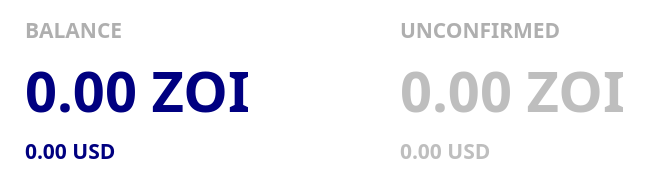
           <widget class="QFrame" name="balance_frame">
            <property name="enabled">
             <bool>true</bool>
            </property>
            <property name="palette">
             <palette>
              <active>
               <colorrole role="Button">
                <brush brushstyle="SolidPattern">
                 <color alpha="255">
                  <red>255</red>
                  <green>255</green>
                  <blue>255</blue>
                 </color>
                </brush>
               </colorrole>
               <colorrole role="Base">
                <brush brushstyle="SolidPattern">
                 <color alpha="255">
                  <red>255</red>
                  <green>255</green>
                  <blue>255</blue>
                 </color>
                </brush>
               </colorrole>
               <colorrole role="Window">
                <brush brushstyle="SolidPattern">
                 <color alpha="255">
                  <red>255</red>
                  <green>255</green>
                  <blue>255</blue>
                 </color>
                </brush>
               </colorrole>
              </active>
              <inactive>
               <colorrole role="Button">
                <brush brushstyle="SolidPattern">
                 <color alpha="255">
                  <red>255</red>
                  <green>255</green>
                  <blue>255</blue>
                 </color>
                </brush>
               </colorrole>
               <colorrole role="Base">
                <brush brushstyle="SolidPattern">
                 <color alpha="255">
                  <red>255</red>
                  <green>255</green>
                  <blue>255</blue>
                 </color>
                </brush>
               </colorrole>
               <colorrole role="Window">
                <brush brushstyle="SolidPattern">
                 <color alpha="255">
                  <red>255</red>
                  <green>255</green>
                  <blue>255</blue>
                 </color>
                </brush>
               </colorrole>
              </inactive>
              <disabled>
               <colorrole role="Button">
                <brush brushstyle="SolidPattern">
                 <color alpha="255">
                  <red>255</red>
                  <green>255</green>
                  <blue>255</blue>
                 </color>
                </brush>
               </colorrole>
               <colorrole role="Base">
                <brush brushstyle="SolidPattern">
                 <color alpha="255">
                  <red>255</red>
                  <green>255</green>
                  <blue>255</blue>
                 </color>
                </brush>
               </colorrole>
               <colorrole role="Window">
                <brush brushstyle="SolidPattern">
                 <color alpha="255">
                  <red>255</red>
                  <green>255</green>
                  <blue>255</blue>
                 </color>
                </brush>
               </colorrole>
              </disabled>
             </palette>
            </property>
            <property name="contextMenuPolicy">
             <enum>Qt::DefaultContextMenu</enum>
            </property>
            <property name="styleSheet">
             <string notr="true">background-color: rgb(255, 255, 255);
border:0;</string>
            </property>
            <property name="frameShape">
             <enum>QFrame::StyledPanel</enum>
            </property>
            <property name="frameShadow">
             <enum>QFrame::Plain</enum>
            </property>
            <property name="lineWidth">
             <number>1</number>
            </property>
            <layout class="QGridLayout" name="gridLayout">
             <property name="sizeConstraint">
              <enum>QLayout::SetDefaultConstraint</enum>
             </property>
             <property name="leftMargin">
              <number>25</number>
             </property>
             <property name="topMargin">
              <number>15</number>
             </property>
             <property name="rightMargin">
              <number>0</number>
             </property>
             <property name="bottomMargin">
              <number>15</number>
             </property>
             <property name="horizontalSpacing">
              <number>150</number>
             </property>
             <property name="verticalSpacing">
              <number>7</number>
             </property>
             <item row="0" column="1">
              <widget class="QLabel" name="label_3">
               <property name="enabled">
                <bool>false</bool>
               </property>
               <property name="sizePolicy">
                <sizepolicy hsizetype="Preferred" vsizetype="Preferred">
                 <horstretch>0</horstretch>
                 <verstretch>0</verstretch>
                </sizepolicy>
               </property>
               <property name="font">
                <font>
                 <family>ZoinSemiBold</family>
                 <pointsize>16</pointsize>
                 <weight>75</weight>
                 <bold>true</bold>
                </font>
               </property>
               <property name="layoutDirection">
                <enum>Qt::LeftToRight</enum>
               </property>
               <property name="autoFillBackground">
                <bool>false</bool>
               </property>
               <property name="styleSheet">
                <string notr="true">color: rgb(175, 175, 175);</string>
               </property>
               <property name="text">
                <string>UNCONFIRMED</string>
               </property>
               <property name="alignment">
                <set>Qt::AlignLeading|Qt::AlignLeft|Qt::AlignVCenter</set>
               </property>
               <property name="indent">
                <number>-1</number>
               </property>
               <property name="textInteractionFlags">
                <set>Qt::NoTextInteraction</set>
               </property>
              </widget>
             </item>
             <item row="1" column="1">
              <widget class="QLabel" name="labelUnconfirmed">
               <property name="enabled">
                <bool>false</bool>
               </property>
               <property name="sizePolicy">
                <sizepolicy hsizetype="Preferred" vsizetype="Preferred">
                 <horstretch>0</horstretch>
                 <verstretch>0</verstretch>
                </sizepolicy>
               </property>
               <property name="font">
                <font>
                 <family>Source Sans Pro</family>
                 <pointsize>42</pointsize>
                 <weight>75</weight>
                 <bold>true</bold>
                </font>
               </property>
               <property name="cursor">
                <cursorShape>IBeamCursor</cursorShape>
               </property>
               <property name="toolTip">
                <string>Total of transactions that have yet to be confirmed, and do not yet count toward the current balance</string>
               </property>
               <property name="layoutDirection">
                <enum>Qt::LeftToRight</enum>
               </property>
               <property name="styleSheet">
                <string notr="true"/>
               </property>
               <property name="text">
                <string notr="true">0.00 ZOI</string>
               </property>
               <property name="alignment">
                <set>Qt::AlignLeading|Qt::AlignLeft|Qt::AlignVCenter</set>
               </property>
               <property name="textInteractionFlags">
                <set>Qt::NoTextInteraction</set>
               </property>
              </widget>
             </item>
             <item row="2" column="1">
              <widget class="QLabel" name="labelUnconfirmedUSD">
               <property name="enabled">
                <bool>false</bool>
               </property>
               <property name="font">
                <font>
                 <family>Source Sans Pro</family>
                 <pointsize>16</pointsize>
                 <weight>75</weight>
                 <bold>true</bold>
                </font>
               </property>
               <property name="text">
                <string>0.00 USD</string>
               </property>
               <property name="textInteractionFlags">
                <set>Qt::NoTextInteraction</set>
               </property>
              </widget>
             </item>
             <item row="2" column="0">
              <widget class="QLabel" name="labelBalanceUSD">
               <property name="palette">
                <palette>
                 <active>
                  <colorrole role="WindowText">
                   <brush brushstyle="SolidPattern">
                    <color alpha="255">
                     <red>0</red>
                     <green>0</green>
                     <blue>128</blue>
                    </color>
                   </brush>
                  </colorrole>
                  <colorrole role="Button">
                   <brush brushstyle="SolidPattern">
                    <color alpha="255">
                     <red>255</red>
                     <green>255</green>
                     <blue>255</blue>
                    </color>
                   </brush>
                  </colorrole>
                  <colorrole role="Text">
                   <brush brushstyle="SolidPattern">
                    <color alpha="255">
                     <red>0</red>
                     <green>0</green>
                     <blue>128</blue>
                    </color>
                   </brush>
                  </colorrole>
                  <colorrole role="ButtonText">
                   <brush brushstyle="SolidPattern">
                    <color alpha="255">
                     <red>0</red>
                     <green>0</green>
                     <blue>128</blue>
                    </color>
                   </brush>
                  </colorrole>
                  <colorrole role="Base">
                   <brush brushstyle="SolidPattern">
                    <color alpha="255">
                     <red>255</red>
                     <green>255</green>
                     <blue>255</blue>
                    </color>
                   </brush>
                  </colorrole>
                  <colorrole role="Window">
                   <brush brushstyle="SolidPattern">
                    <color alpha="255">
                     <red>255</red>
                     <green>255</green>
                     <blue>255</blue>
                    </color>
                   </brush>
                  </colorrole>
                 </active>
                 <inactive>
                  <colorrole role="WindowText">
                   <brush brushstyle="SolidPattern">
                    <color alpha="255">
                     <red>0</red>
                     <green>0</green>
                     <blue>128</blue>
                    </color>
                   </brush>
                  </colorrole>
                  <colorrole role="Button">
                   <brush brushstyle="SolidPattern">
                    <color alpha="255">
                     <red>255</red>
                     <green>255</green>
                     <blue>255</blue>
                    </color>
                   </brush>
                  </colorrole>
                  <colorrole role="Text">
                   <brush brushstyle="SolidPattern">
                    <color alpha="255">
                     <red>0</red>
                     <green>0</green>
                     <blue>128</blue>
                    </color>
                   </brush>
                  </colorrole>
                  <colorrole role="ButtonText">
                   <brush brushstyle="SolidPattern">
                    <color alpha="255">
                     <red>0</red>
                     <green>0</green>
                     <blue>128</blue>
                    </color>
                   </brush>
                  </colorrole>
                  <colorrole role="Base">
                   <brush brushstyle="SolidPattern">
                    <color alpha="255">
                     <red>255</red>
                     <green>255</green>
                     <blue>255</blue>
                    </color>
                   </brush>
                  </colorrole>
                  <colorrole role="Window">
                   <brush brushstyle="SolidPattern">
                    <color alpha="255">
                     <red>255</red>
                     <green>255</green>
                     <blue>255</blue>
                    </color>
                   </brush>
                  </colorrole>
                 </inactive>
                 <disabled>
                  <colorrole role="WindowText">
                   <brush brushstyle="SolidPattern">
                    <color alpha="255">
                     <red>0</red>
                     <green>0</green>
                     <blue>128</blue>
                    </color>
                   </brush>
                  </colorrole>
                  <colorrole role="Button">
                   <brush brushstyle="SolidPattern">
                    <color alpha="255">
                     <red>255</red>
                     <green>255</green>
                     <blue>255</blue>
                    </color>
                   </brush>
                  </colorrole>
                  <colorrole role="Text">
                   <brush brushstyle="SolidPattern">
                    <color alpha="255">
                     <red>0</red>
                     <green>0</green>
                     <blue>128</blue>
                    </color>
                   </brush>
                  </colorrole>
                  <colorrole role="ButtonText">
                   <brush brushstyle="SolidPattern">
                    <color alpha="255">
                     <red>0</red>
                     <green>0</green>
                     <blue>128</blue>
                    </color>
                   </brush>
                  </colorrole>
                  <colorrole role="Base">
                   <brush brushstyle="SolidPattern">
                    <color alpha="255">
                     <red>255</red>
                     <green>255</green>
                     <blue>255</blue>
                    </color>
                   </brush>
                  </colorrole>
                  <colorrole role="Window">
                   <brush brushstyle="SolidPattern">
                    <color alpha="255">
                     <red>255</red>
                     <green>255</green>
                     <blue>255</blue>
                    </color>
                   </brush>
                  </colorrole>
                 </disabled>
                </palette>
               </property>
               <property name="font">
                <font>
                 <family>Source Sans Pro</family>
                 <pointsize>16</pointsize>
                 <weight>75</weight>
                 <bold>true</bold>
                </font>
               </property>
               <property name="styleSheet">
                <string notr="true">color: rgb(0, 0, 128);</string>
               </property>
               <property name="text">
                <string>0.00 USD</string>
               </property>
               <property name="textInteractionFlags">
                <set>Qt::NoTextInteraction</set>
               </property>
              </widget>
             </item>
             <item row="1" column="0">
              <widget class="QLabel" name="labelBalance">
               <property name="sizePolicy">
                <sizepolicy hsizetype="Preferred" vsizetype="Preferred">
                 <horstretch>0</horstretch>
                 <verstretch>0</verstretch>
                </sizepolicy>
               </property>
               <property name="font">
                <font>
                 <family>Source Sans Pro</family>
                 <pointsize>42</pointsize>
                 <weight>75</weight>
                 <italic>false</italic>
                 <bold>true</bold>
                </font>
               </property>
               <property name="cursor">
                <cursorShape>IBeamCursor</cursorShape>
               </property>
               <property name="toolTip">
                <string>Your current balance</string>
               </property>
               <property name="styleSheet">
                <string notr="true">color: rgb(0, 0, 128);</string>
               </property>
               <property name="text">
                <string notr="true">0.00 ZOI</string>
               </property>
               <property name="indent">
                <number>0</number>
               </property>
               <property name="textInteractionFlags">
                <set>Qt::NoTextInteraction</set>
               </property>
              </widget>
             </item>
             <item row="0" column="0">
              <widget class="QLabel" name="label">
               <property name="enabled">
                <bool>false</bool>
               </property>
               <property name="sizePolicy">
                <sizepolicy hsizetype="Preferred" vsizetype="Preferred">
                 <horstretch>0</horstretch>
                 <verstretch>0</verstretch>
                </sizepolicy>
               </property>
               <property name="font">
                <font>
                 <family>ZoinSemiBold</family>
                 <pointsize>16</pointsize>
                 <weight>75</weight>
                 <bold>true</bold>
                </font>
               </property>
               <property name="styleSheet">
                <string notr="true">color: rgb(175, 175, 175);
</string>
               </property>
               <property name="text">
                <string>BALANCE</string>
               </property>
               <property name="textInteractionFlags">
                <set>Qt::NoTextInteraction</set>
               </property>
              </widget>
             </item>
             <item row="1" column="2">
              <spacer name="horizontalSpacer_3">
               <property name="orientation">
                <enum>Qt::Horizontal</enum>
               </property>
               <property name="sizeHint" stdset="0">
                <size>
                 <width>40</width>
                 <height>20</height>
                </size>
               </property>
              </spacer>
             </item>
            </layout>
           </widget>
